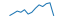

Write the Python code that produced this figure.
# For this to work, need to install/update Pillow:
# pillow-11.0.0
import pandas as pd
import matplotlib.pyplot as plt
import openpyxl
from openpyxl.drawing.spreadsheet_drawing import OneCellAnchor, AnchorMarker
from openpyxl.drawing.xdr import XDRPositiveSize2D
from openpyxl.utils.units import pixels_to_EMU, cm_to_EMU

# This will create spakline-like small graph

dpi = 300

# Define test list with values
data_list = [0.000, 0.360, 0.753, 0.546, 0.984, 0.233, 0.531, 1.239, 1.833, 1.539, 2.043, 2.197, 0.000]
data= pd.Series(data_list)

# Create small plot (no titles, no labels)
fig, ax= plt.subplots()
ax.plot(data, linewidth=0.25)

# Remove frame from the plot
# Selecting the axis-X making the bottom and top axes False.
plt.tick_params(axis='x', which='both', bottom=False, top=False, labelbottom=False)
# Selecting the axis-Y making the right and left axes False
plt.tick_params(axis='y', which='both', right=False, left=False, labelleft=False)

# Iterating over all the axes in the figure
# and make the Spines Visibility as False
for pos in ['right', 'top', 'bottom', 'left']:
    plt.gca().spines[pos].set_visible(False)

# plt. show()

# save to jpeg
fig.set_size_inches([62/dpi, 18/dpi])
fig.savefig(r'C:\Users\agori\Python\python-tests\pyplot_test.png', dpi=dpi)

# create test excel file with added jpeg
wb = openpyxl.Workbook()

ws = wb.worksheets[0]
ws['A2'].value = 'Plot:'

img = openpyxl.drawing.image.Image(r'C:\Users\agori\Python\python-tests\pyplot_test.png')

# simple way to add image
# ws.add_image(img, 'B2')
# more refined way to add image (with small offset from top corner of the cell to
# avoid covering top and left cell grid lines
# source: https://stackoverflow.com/questions/55309671/moreprecise-image-placement-possible-with-openpyxl-pixelcoordinates-instead

size= XDRPositiveSize2D(pixels_to_EMU(img.width), pixels_to_EMU(img.height))
# EMU: English Metric Unit (one inch equates to 914400 EMUs and a centimeter is 360000)
cellh = lambda x: cm_to_EMU((x * 49.77)/99)
cellw = lambda x: cm_to_EMU((x * (18.65-1.71))/10)

col_offset= cellw(0.01)
row_offset= cellh(0.05)

# row/column indexing starts with 0
marker= AnchorMarker(col=1, colOff=col_offset, row=1, rowOff=row_offset)
img.anchor = OneCellAnchor(_from=marker, ext=size)
ws.add_image(img)

wb.save(r'C:\Users\agori\Python\python-tests\pyplot_test.xlsx')
